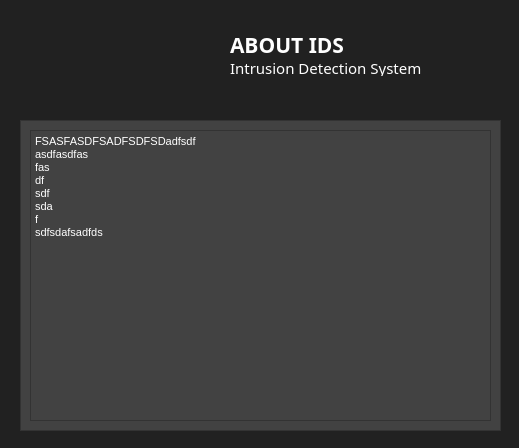
<?xml version="1.0" encoding="UTF-8"?>
<ui version="4.0">
 <class>AboutIDS</class>
 <widget class="QDialog" name="AboutIDS">
  <property name="geometry">
   <rect>
    <x>0</x>
    <y>0</y>
    <width>519</width>
    <height>448</height>
   </rect>
  </property>
  <property name="windowTitle">
   <string>About IDS</string>
  </property>
  <property name="styleSheet">
   <string notr="true">background-color: #212121;
color: rgb(255, 255, 255);</string>
  </property>
  <widget class="QFrame" name="frame">
   <property name="geometry">
    <rect>
     <x>20</x>
     <y>120</y>
     <width>481</width>
     <height>311</height>
    </rect>
   </property>
   <property name="styleSheet">
    <string notr="true">background-color: #424242;</string>
   </property>
   <property name="frameShape">
    <enum>QFrame::StyledPanel</enum>
   </property>
   <property name="frameShadow">
    <enum>QFrame::Raised</enum>
   </property>
   <widget class="QTextBrowser" name="textBrowser">
    <property name="geometry">
     <rect>
      <x>10</x>
      <y>10</y>
      <width>461</width>
      <height>291</height>
     </rect>
    </property>
    <property name="html">
     <string>&lt;!DOCTYPE HTML PUBLIC &quot;-//W3C//DTD HTML 4.0//EN&quot; &quot;http://www.w3.org/TR/REC-html40/strict.dtd&quot;&gt;
&lt;html&gt;&lt;head&gt;&lt;meta name=&quot;qrichtext&quot; content=&quot;1&quot; /&gt;&lt;style type=&quot;text/css&quot;&gt;
p, li { white-space: pre-wrap; }
&lt;/style&gt;&lt;/head&gt;&lt;body style=&quot; font-family:'MS Shell Dlg 2'; font-size:8.25pt; font-weight:400; font-style:normal;&quot;&gt;
&lt;p style=&quot; margin-top:0px; margin-bottom:0px; margin-left:0px; margin-right:0px; -qt-block-indent:0; text-indent:0px;&quot;&gt;&lt;span style=&quot; color:#ffffff;&quot;&gt;FSASFASDFSADFSDFSDadfsdf&lt;/span&gt;&lt;/p&gt;
&lt;p style=&quot; margin-top:0px; margin-bottom:0px; margin-left:0px; margin-right:0px; -qt-block-indent:0; text-indent:0px;&quot;&gt;&lt;span style=&quot; color:#ffffff;&quot;&gt;asdfasdfas&lt;/span&gt;&lt;/p&gt;
&lt;p style=&quot; margin-top:0px; margin-bottom:0px; margin-left:0px; margin-right:0px; -qt-block-indent:0; text-indent:0px;&quot;&gt;&lt;span style=&quot; color:#ffffff;&quot;&gt;fas&lt;/span&gt;&lt;/p&gt;
&lt;p style=&quot; margin-top:0px; margin-bottom:0px; margin-left:0px; margin-right:0px; -qt-block-indent:0; text-indent:0px;&quot;&gt;&lt;span style=&quot; color:#ffffff;&quot;&gt;df&lt;/span&gt;&lt;/p&gt;
&lt;p style=&quot; margin-top:0px; margin-bottom:0px; margin-left:0px; margin-right:0px; -qt-block-indent:0; text-indent:0px;&quot;&gt;&lt;span style=&quot; color:#ffffff;&quot;&gt;sdf&lt;/span&gt;&lt;/p&gt;
&lt;p style=&quot; margin-top:0px; margin-bottom:0px; margin-left:0px; margin-right:0px; -qt-block-indent:0; text-indent:0px;&quot;&gt;&lt;span style=&quot; color:#ffffff;&quot;&gt;sda&lt;/span&gt;&lt;/p&gt;
&lt;p style=&quot; margin-top:0px; margin-bottom:0px; margin-left:0px; margin-right:0px; -qt-block-indent:0; text-indent:0px;&quot;&gt;&lt;span style=&quot; color:#ffffff;&quot;&gt;f&lt;/span&gt;&lt;/p&gt;
&lt;p style=&quot; margin-top:0px; margin-bottom:0px; margin-left:0px; margin-right:0px; -qt-block-indent:0; text-indent:0px;&quot;&gt;&lt;span style=&quot; color:#ffffff;&quot;&gt;sdfsdafsadfds&lt;/span&gt;&lt;/p&gt;
&lt;p style=&quot;-qt-paragraph-type:empty; margin-top:0px; margin-bottom:0px; margin-left:0px; margin-right:0px; -qt-block-indent:0; text-indent:0px; color:#ffffff;&quot;&gt;&lt;br /&gt;&lt;/p&gt;&lt;/body&gt;&lt;/html&gt;</string>
    </property>
   </widget>
  </widget>
  <widget class="QLabel" name="label">
   <property name="geometry">
    <rect>
     <x>120</x>
     <y>20</y>
     <width>91</width>
     <height>71</height>
    </rect>
   </property>
   <property name="styleSheet">
    <string notr="true">image: url(:/img/logo.png);</string>
   </property>
   <property name="text">
    <string/>
   </property>
  </widget>
  <widget class="QLabel" name="label_2">
   <property name="geometry">
    <rect>
     <x>230</x>
     <y>30</y>
     <width>121</width>
     <height>31</height>
    </rect>
   </property>
   <property name="font">
    <font>
     <family>Lucida Sans Typewriter</family>
     <pointsize>12</pointsize>
    </font>
   </property>
   <property name="text">
    <string>&lt;!DOCTYPE HTML PUBLIC &quot;-//W3C//DTD HTML 4.0//EN&quot; &quot;http://www.w3.org/TR/REC-html40/strict.dtd&quot;&gt;
&lt;html&gt;&lt;head&gt;&lt;meta name=&quot;qrichtext&quot; content=&quot;1&quot; /&gt;&lt;style type=&quot;text/css&quot;&gt;
p, li { white-space: pre-wrap; }
&lt;/style&gt;&lt;/head&gt;&lt;body style=&quot; font-family:'MS Shell Dlg 2'; font-size:8pt; font-weight:400; font-style:normal;&quot;&gt;
&lt;p style=&quot; margin-top:0px; margin-bottom:0px; margin-left:0px; margin-right:0px; -qt-block-indent:0; text-indent:0px;&quot;&gt;&lt;span style=&quot; font-size:16pt; font-weight:600; color:#ffffff;&quot;&gt;ABOUT IDS&lt;/span&gt;&lt;/p&gt;&lt;/body&gt;&lt;/html&gt;</string>
   </property>
  </widget>
  <widget class="QLabel" name="label_3">
   <property name="geometry">
    <rect>
     <x>230</x>
     <y>60</y>
     <width>201</width>
     <height>16</height>
    </rect>
   </property>
   <property name="font">
    <font>
     <family>Franklin Gothic Book</family>
     <pointsize>11</pointsize>
     <weight>50</weight>
     <bold>false</bold>
    </font>
   </property>
   <property name="text">
    <string>Intrusion Detection System</string>
   </property>
  </widget>
 </widget>
 <resources>
  <include location="resource.qrc"/>
 </resources>
 <connections/>
</ui>
